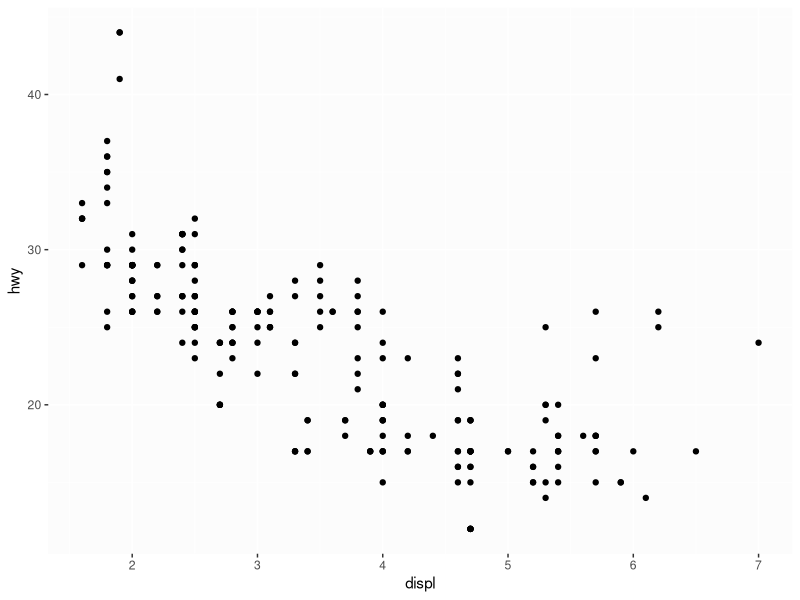

Source code (R):
## ---- chunk 1
knitr::opts_chunk$set(collapse = TRUE)
## ---- chunk 2
library(tidyverse)
ggplot(mpg, aes(displ, hwy)) + 
  geom_point() + 
  theme(panel.background = element_rect(
    colour = "#fcfcfc", fill = "#fcfcfc"))
